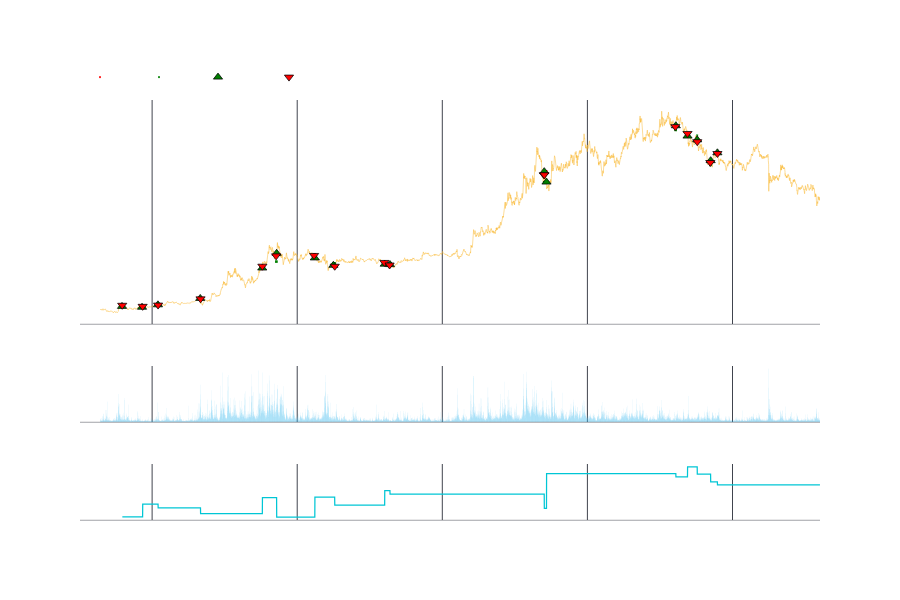

Here is the notebook cell this chart was saved with:
### Markdown cell above
LONG Trades: 8
 Win 37.5 %
 Resultado 1.82 %
SHORT Trades: 9
 Win 44.44 %
 Resultado 3.47 %

### Code cell
df_to_show = resample(df,periods=15)

df_to_show['sl'] = None
df_to_show['tp'] = None
df_to_show['pnl'] = None
df_to_show['price'] = df_to_show['close']
df_events = pd.DataFrame(columns=['datetime','buy','sell'])
pnl = 0
for i,trade in trades.iterrows():
    if trade['side']>0:
        df_events.loc[len(df_events)] = {'datetime': trade['open'],'buy': trade['buy'],'sell': None,}
        df_events.loc[len(df_events)] = {'datetime': trade['close'],'buy': None,'sell': trade['sell'],}
    else:
        df_events.loc[len(df_events)] = {'datetime': trade['close'],'buy': trade['buy'],'sell': None,}
        df_events.loc[len(df_events)] = {'datetime': trade['open'],'buy': None,'sell': trade['sell'],}
    pnl += trade['result']
    df_to_show['sl'] = np.where((df_to_show['datetime']>=trade['open']) & (df_to_show['datetime']<=trade['close']), trade['sl'], df_to_show['sl'])
    df_to_show['tp'] = np.where((df_to_show['datetime']>=trade['open']) & (df_to_show['datetime']<=trade['close']), trade['tp'], df_to_show['tp'])
    df_to_show['pnl'] = np.where((df_to_show['datetime']>=trade['close']) , pnl, df_to_show['pnl'])
indicators = [
     {'col': 'sl','name': 'SL','color': 'red','row': 1, 'mode':'markers',},
     {'col': 'tp','name': 'TP','color': 'green','row': 1, 'mode':'markers',},
        ]

indicators_out = [
     #{'col': 'atr_rel','name': 'ATR','color': 'yellow','row': 1, 'mode':'bars',},
        ]

#https://plotly.com/python/reference/scatter/#scatter-marker-symbol
events = [
       {'df':df_events,'col':'buy','name': 'BUY','color': 'green','symbol': 'triangle-up' }, 
       {'df':df_events,'col':'sell','name': 'SELL','color': 'red','symbol': 'triangle-down' }, 
     ]


fig = fn.ohlc_chart(df_to_show,show_pnl=True,indicators=indicators,indicators_out=indicators_out,events=events,) 

fig.show()

### Figure 1 — Plotly figure (JSON) as saved in the notebook; plotly's stock layout.template omitted (floating-point values rounded to 4 significant figures; data arrays with more than 128 entries replaced by an {"elided": "..."} marker saying what was removed)
{"data": [{"line": {"width": 0.5}, "marker": {"color": "#f8b935"}, "mode": "lines", "name": "Price", "showlegend": false, "type": "scatter", "x": {"elided": "6667 str values"}, "xaxis": "x", "y": {"elided": "6667 float values"}, "yaxis": "y"}, {"line": {"width": 0.5}, "marker": {"color": "red", "size": 2, "symbol": "x"}, "mode": "markers", "name": "SL", "type": "scatter", "x": ["2023-11-02T02:30:00", "2023-11-02T02:45:00", "2023-11-04T00:45:00", "2023-11-04T01:00:00", "2023-11-04T01:15:00", "2023-11-04T01:30:00", "2023-11-04T01:45:00", "2023-11-04T02:00:00", "2023-11-05T13:45:00", "2023-11-09T15:30:00", "2023-11-09T15:45:00", "2023-11-09T16:00:00", "2023-11-15T15:00:00", "2023-11-15T15:15:00", "2023-11-16T23:15:00", "2023-11-16T23:30:00", "2023-11-16T23:45:00", "2023-11-17T00:00:00", "2023-11-17T00:15:00", "2023-11-20T15:15:00", "2023-11-20T15:30:00", "2023-11-20T15:45:00", "2023-11-20T16:00:00", "2023-11-20T16:15:00", "2023-11-20T16:30:00", "2023-11-20T16:45:00", "2023-11-22T11:45:00", "2023-11-22T12:00:00", "2023-11-22T12:15:00", "2023-11-22T12:30:00", "2023-11-22T12:45:00", "2023-11-22T13:00:00", "2023-11-22T13:15:00", "2023-11-22T13:30:00", "2023-11-22T13:45:00", "2023-11-22T14:00:00", "2023-11-22T14:15:00", "2023-11-22T14:30:00", "2023-11-22T14:45:00", "2023-11-27T10:00:00", "2023-11-27T10:15:00", "2023-11-27T10:30:00", "2023-11-27T22:00:00", "2023-11-27T22:15:00", "2023-11-27T22:30:00", "2023-11-27T22:45:00", "2023-12-12T19:30:00", "2023-12-12T19:45:00", "2023-12-12T20:00:00", "2023-12-12T20:30:00", "2023-12-12T20:45:00", "2023-12-12T21:00:00", "2023-12-12T21:15:00", "2023-12-12T21:30:00", "2023-12-12T21:45:00", "2023-12-12T22:00:00", "2023-12-12T22:15:00", "2023-12-12T22:30:00", "2023-12-12T22:45:00", "2023-12-12T23:00:00", "2023-12-12T23:15:00", "2023-12-12T23:30:00", "2023-12-12T23:45:00", "2023-12-13T00:00:00", "2023-12-13T00:15:00", "2023-12-13T00:30:00", "2023-12-13T00:45:00", "2023-12-13T01:00:00", "2023-12-13T01:15:00", "2023-12-25T11:45:00", "2023-12-25T12:00:00", "2023-12-25T12:15:00", "2023-12-25T12:30:00", "2023-12-25T12:45:00", "2023-12-27T14:15:00", "2023-12-28T20:45:00", "2023-12-28T21:00:00", "2023-12-28T21:15:00"], "xaxis": "x", "y": [12.12, 12.12, 11.98, 11.98, 11.98, 11.98, 11.98, 11.98, 12.43, 13.62, 13.62, 13.62, 19.3, 19.3, 22.35, 22.35, 22.35, 22.35, 22.35, 22.15, 22.15, 22.15, 22.15, 22.15, 22.15, 22.15, 19.87, 19.87, 19.87, 19.87, 19.87, 19.87, 19.87, 19.87, 19.87, 19.87, 19.87, 19.87, 19.87, 20.7, 20.7, 20.7, 20.19, 20.19, 20.19, 20.19, 38, 38, 38, 38.03, 38.03, 38.03, 38.03, 38.03, 38.03, 38.03, 38.03, 38.03, 38.03, 38.03, 38.03, 38.03, 38.03, 38.03, 38.03, 38.03, 38.03, 38.03, 38.03, 46.79, 46.79, 46.79, 46.79, 46.79, 43.73, 40.1, 40.1, 40.1], "yaxis": "y"}, {"line": {"width": 0.5}, "marker": {"color": "green", "size": 2, "symbol": "x"}, "mode": "markers", "name": "TP", "type": "scatter", "x": ["2023-11-02T02:30:00", "2023-11-02T02:45:00", "2023-11-04T00:45:00", "2023-11-04T01:00:00", "2023-11-04T01:15:00", "2023-11-04T01:30:00", "2023-11-04T01:45:00", "2023-11-04T02:00:00", "2023-11-05T13:45:00", "2023-11-09T15:30:00", "2023-11-09T15:45:00", "2023-11-09T16:00:00", "2023-11-15T15:00:00", "2023-11-15T15:15:00", "2023-11-16T23:15:00", "2023-11-16T23:30:00", "2023-11-16T23:45:00", "2023-11-17T00:00:00", "2023-11-17T00:15:00", "2023-11-20T15:15:00", "2023-11-20T15:30:00", "2023-11-20T15:45:00", "2023-11-20T16:00:00", "2023-11-20T16:15:00", "2023-11-20T16:30:00", "2023-11-20T16:45:00", "2023-11-22T11:45:00", "2023-11-22T12:00:00", "2023-11-22T12:15:00", "2023-11-22T12:30:00", "2023-11-22T12:45:00", "2023-11-22T13:00:00", "2023-11-22T13:15:00", "2023-11-22T13:30:00", "2023-11-22T13:45:00", "2023-11-22T14:00:00", "2023-11-22T14:15:00", "2023-11-22T14:30:00", "2023-11-22T14:45:00", "2023-11-27T10:00:00", "2023-11-27T10:15:00", "2023-11-27T10:30:00", "2023-11-27T22:00:00", "2023-11-27T22:15:00", "2023-11-27T22:30:00", "2023-11-27T22:45:00", "2023-12-12T19:30:00", "2023-12-12T19:45:00", "2023-12-12T20:00:00", "2023-12-12T20:30:00", "2023-12-12T20:45:00", "2023-12-12T21:00:00", "2023-12-12T21:15:00", "2023-12-12T21:30:00", "2023-12-12T21:45:00", "2023-12-12T22:00:00", "2023-12-12T22:15:00", "2023-12-12T22:30:00", "2023-12-12T22:45:00", "2023-12-12T23:00:00", "2023-12-12T23:15:00", "2023-12-12T23:30:00", "2023-12-12T23:45:00", "2023-12-13T00:00:00", "2023-12-13T00:15:00", "2023-12-13T00:30:00", "2023-12-13T00:45:00", "2023-12-13T01:00:00", "2023-12-13T01:15:00", "2023-12-25T11:45:00", "2023-12-25T12:00:00", "2023-12-25T12:15:00", "2023-12-25T12:30:00", "2023-12-25T12:45:00", "2023-12-27T14:15:00", "2023-12-28T20:45:00", "2023-12-28T21:00:00", "2023-12-28T21:15:00"], "xaxis": "x", "y": [12.39, 12.39, 12.19, 12.19, 12.19, 12.19, 12.19, 12.19, 12.67, 13.96, 13.96, 13.96, 19.88, 19.88, 20.77, 20.77, 20.77, 20.77, 20.77, 21.46, 21.46, 21.46, 21.46, 21.46, 21.46, 21.46, 20.48, 20.48, 20.48, 20.48, 20.48, 20.48, 20.48, 20.48, 20.48, 20.48, 20.48, 20.48, 20.48, 20.27, 20.27, 20.27, 19.82, 19.82, 19.82, 19.82, 36, 36, 36, 36, 36, 36, 36, 36, 36, 36, 36, 36, 36, 36, 36, 36, 36, 36, 36, 36, 36, 36, 36, 45.94, 45.94, 45.94, 45.94, 45.94, 44.95, 39.23, 39.23, 39.23], "yaxis": "y"}, {"marker": {"color": "green", "line": {"color": "black", "width": 0.75}, "size": 8, "symbol": "triangle-up"}, "mode": "markers", "name": "BUY", "type": "scatter", "x": ["2023-11-02T02:16:00", "2023-11-02T02:47:00", "2023-11-04T00:40:00", "2023-11-04T02:01:00", "2023-11-05T13:31:00", "2023-11-05T13:50:00", "2023-11-09T15:30:00", "2023-11-09T16:07:00", "2023-11-15T15:00:00", "2023-11-15T15:21:00", "2023-11-17T00:22:00", "2023-11-16T23:10:00", "2023-11-20T16:47:00", "2023-11-20T15:02:00", "2023-11-22T11:45:00", "2023-11-22T14:54:00", "2023-11-27T10:37:00", "2023-11-27T09:55:00", "2023-11-27T22:51:00", "2023-11-27T21:55:00", "2023-12-12T20:04:00", "2023-12-12T19:19:00", "2023-12-13T01:16:00", "2023-12-12T20:16:00", "2023-12-25T12:46:00", "2023-12-25T11:34:00", "2023-12-26T15:54:00", "2023-12-26T15:46:00", "2023-12-27T14:13:00", "2023-12-27T14:24:00", "2023-12-28T21:25:00", "2023-12-28T20:36:00", "2023-12-29T13:02:00", "2023-12-29T13:04:00"], "xaxis": "x", "y": [12.18, null, 12.02, null, 12.48, null, 13.71, null, 19.53, null, 22.35, null, 21.46, null, 20.05, null, 20.27, null, 20.19, null, 38, null, 36, null, 46.79, null, 44.81, null, 44.09, null, 40.1, null, 41.61, null], "yaxis": "y"}, {"marker": {"color": "red", "line": {"color": "black", "width": 0.75}, "size": 8, "symbol": "triangle-down"}, "mode": "markers", "name": "SELL", "type": "scatter", "x": ["2023-11-02T02:16:00", "2023-11-02T02:47:00", "2023-11-04T00:40:00", "2023-11-04T02:01:00", "2023-11-05T13:31:00", "2023-11-05T13:50:00", "2023-11-09T15:30:00", "2023-11-09T16:07:00", "2023-11-15T15:00:00", "2023-11-15T15:21:00", "2023-11-17T00:22:00", "2023-11-16T23:10:00", "2023-11-20T16:47:00", "2023-11-20T15:02:00", "2023-11-22T11:45:00", "2023-11-22T14:54:00", "2023-11-27T10:37:00", "2023-11-27T09:55:00", "2023-11-27T22:51:00", "2023-11-27T21:55:00", "2023-12-12T20:04:00", "2023-12-12T19:19:00", "2023-12-13T01:16:00", "2023-12-12T20:16:00", "2023-12-25T12:46:00", "2023-12-25T11:34:00", "2023-12-26T15:54:00", "2023-12-26T15:46:00", "2023-12-27T14:13:00", "2023-12-27T14:24:00", "2023-12-28T21:25:00", "2023-12-28T20:36:00", "2023-12-29T13:02:00", "2023-12-29T13:04:00"], "xaxis": "x", "y": [null, 12.39, null, 12.19, null, 12.43, null, 13.62, null, 19.88, null, 21.86, null, 21.94, null, 19.87, null, 20.6, null, 20.11, null, 37.4, null, 37.4, null, 46.62, null, 45.31, null, 43.73, null, 39.75, null, 41.47], "yaxis": "y"}, {"marker": {"color": "rgba(83,189,235,0.75)", "line": {"width": 0}}, "name": "Volumen", "showlegend": false, "type": "bar", "x": {"elided": "6667 str values"}, "xaxis": "x2", "y": {"elided": "6667 float values"}, "yaxis": "y2"}, {"line": {"width": 1.25}, "marker": {"color": "#00c6d5"}, "mode": "lines", "name": "PNL", "showlegend": false, "type": "scatter", "x": {"elided": "6667 str values"}, "xaxis": "x3", "y": {"elided": "6667 float values"}, "yaxis": "y3"}], "layout": {"font": {"color": "#ffffff", "family": "Helvetica"}, "height": 600, "legend": {"orientation": "h", "x": 0, "xanchor": "left", "y": 1.02, "yanchor": "bottom"}, "modebar": {"bgcolor": "rgba(0,0,0,0)"}, "paper_bgcolor": "rgba(0,0,0,0)", "plot_bgcolor": "rgba(0,0,0,0)", "xaxis": {"anchor": "y", "domain": [0, 1], "gridcolor": "#40444e", "linecolor": "#40444e", "linewidth": 0.5, "matches": "x3", "rangeslider": {"visible": false}, "showline": true, "showticklabels": false}, "xaxis2": {"anchor": "y2", "domain": [0, 1], "gridcolor": "#40444e", "linecolor": "#40444e", "linewidth": 0.5, "matches": "x3", "showline": true, "showticklabels": false}, "xaxis3": {"anchor": "y3", "domain": [0, 1], "gridcolor": "#40444e", "linecolor": "#40444e", "linewidth": 0.5, "showline": true}, "yaxis": {"anchor": "x", "domain": [0.4667, 1], "gridcolor": "rgba(0,0,0,0)", "linecolor": "#40444e", "linewidth": 0.5, "showline": false, "showticklabels": true, "title": {"text": "Precio"}, "zeroline": false}, "yaxis2": {"anchor": "x2", "domain": [0.2333, 0.3667], "gridcolor": "rgba(0,0,0,0)", "linecolor": "#40444e", "linewidth": 0.5, "showline": false, "showticklabels": true, "title": {"text": "Volume"}, "zeroline": false}, "yaxis3": {"anchor": "x3", "domain": [0, 0.1333], "gridcolor": "rgba(0,0,0,0)", "linecolor": "#40444e", "linewidth": 0.5, "showline": false, "showticklabels": true, "title": {"text": "PNL"}, "zeroline": false}}}
